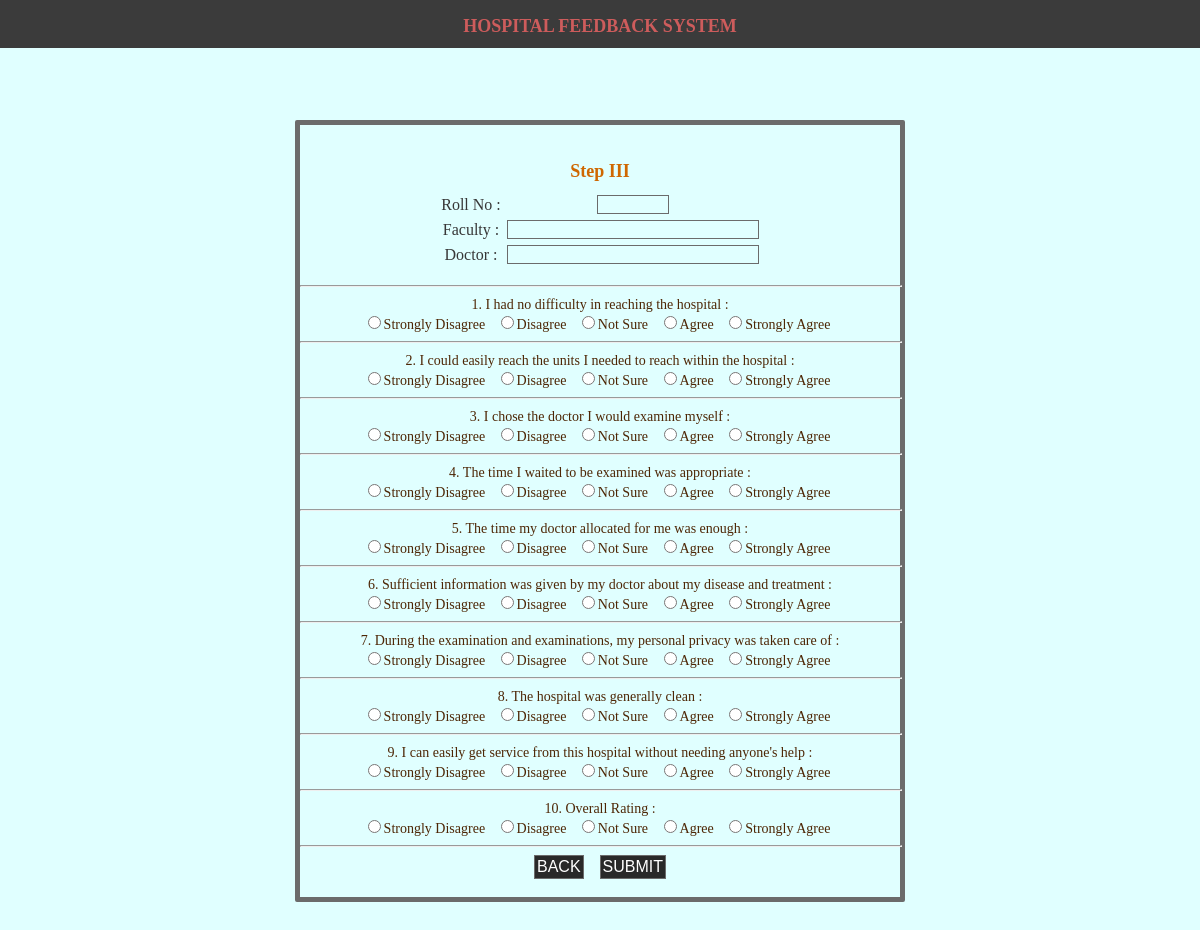
/feedback_step_4.php, run on the app's committed database.
### tables this page shows
CREATE TABLE `questions` (
  `id` int(11) NOT NULL,
  `q1` varchar(255) NOT NULL,
  `q2` varchar(255) NOT NULL,
  `q3` varchar(255) NOT NULL,
  `q4` varchar(255) NOT NULL,
  `q5` varchar(255) NOT NULL,
  `q6` varchar(255) NOT NULL,
  `q7` varchar(255) NOT NULL,
  `q8` varchar(255) NOT NULL,
  `q9` varchar(255) NOT NULL,
  `q10` varchar(255) NOT NULL
);

### feedback_step_4.php (the view, shortened to what this page needs)
<?php
include ("dbconn.php");
	?>
    <?php
$q = mysqli_fetch_array(mysqli_query($conn, "SELECT * FROM questions WHERE id = '1'"));
$parameters = array("Strongly Disagree","Disagree","Not Sure","Agree","Strongly Agree");
?>
<!doctype html>
<html>
   <head>
      <link href="style.css" rel="stylesheet" type="text/css" />
   </head>
   <body>
      <div id="topHeader">
          <span class="tag">HOSPITAL FEEDBACK SYSTEM</span>
      </div>
      <br>
      <br>
      <br>
      <br>
      <div id="content" align="center">
      <br>
      <br>
      <span class="SubHead">Step III</span>
      <form method="post" action="feedback_step_5.php" >
      <div id="table">
          <div class="tr">
      		<div class="td">
              	<label>Roll No : </label>
              </div>
              <div class="td">
      			<input type="text" disabled size="5" value="<?php echo $_SESSION['roll'];?>" />
              </div>
          </div>
           <div class="tr">
           <div class="td">
              	<label>Faculty : </label>
              </div>
           <div class="td">
      			<input type="text" disabled size="25" value="<?php echo $_SESSION['name'];?>" />
              </div>
            </div>
            <div class="tr">
           <div class="td">
              	<label>Doctor : </label>
              </div>
           <div class="td">
      			<input type="text" disabled size="25" value="<?php echo $_SESSION['subject'];?>"/>
              </div>
            </div>
      </div>
      <hr style="width:100%;">
      	<?php
      		for($i=1;$i<=10;$i++)
      		{
      			?>
                  <div class="tddd">
      				<span class="text"><?php echo $i;?>. <?php echo  $q['q'.$i];?> : <br>
                      <?php
      						for($j=1;$j<=5;$j++)
      						{
      							?>
                              <input type="radio" required value="<?php echo $j;?>" name="q<?php echo $i;?>" /><?php echo $parameters[$j-1];?>&nbsp;&nbsp;
                              <?php } ?> </span>
                              				</div>
                                              	<hr style="width:100%;"> <?php } ?>
              	<input type="button" onClick="window.location='feedback_step_3.php'" value="BACK">&nbsp;&nbsp;&nbsp;&nbsp;<input type="submit" value="SUBMIT" onClick="return confirm('Are you sure?')" />
                  <br>
      <br>
              </div>
          <br>
      <br>
   </body>
</html>

### style.css (style rules this page uses)
body { margin:0px; background: lightcyan; background-image: ; }
#topHeader { width:100%; height:auto; background-color:rgba(59,59,59,1.00); font-family:"Arial"; font-size:24px; color:rgba(215,215,215,1.00); text-align:center; vertical-align:middle; padding:10px 0px; }
.tag { font-family:"Lucida Sans"; color:indianred; font-size:18px; font-weight:bold; }
.SubHead { font-family:"Lucida Sans"; color:rgba(207,103,0,1.00); font-size:18px; font-weight:bold; }
#content { width:600px; height:auto; background-color:transparent; border:5px solid rgba(107,107,107,1.00); border-radius:2px; margin-left:auto; margin-right:auto; }
div#table { display:table; padding:10px 10px; }
div.tr { display:table-row; }
div.td { display:table-cell; width:inherit; padding:3px 3px; }
div.tddd { text-align:center; padding:0px 7px; caption-side: top; }
label { font-family:"Lucida Sans"; color:rgba(55,55,55,1.00); font-size:16px; }
input[type='text'], input[type='password'] { font-family:"Arial"; font-size:15px; background-color:transparent; color:rgba(41,41,41,1.00); padding:0px 3px; border:1px solid rgba(107,107,107,1.00); }
input[type='submit'], input[type='button'] { font-family:"Arial"; font-size:16px; background-color:transparent; color:rgba(41,41,41,1.00); padding:2px; border:1px solid rgba(107,107,107,1.00); cursor:pointer; }
input[type='submit'], input[type='button'] { font-family:"Arial"; font-size:16px; background-color:rgba(41,41,41,1.00);; color:rgba(255,255,255,1.00); padding:2px; border:1px solid rgba(107,107,107,1.00); cursor:pointer; }
.text { font-family:"Lucida Sans"; font-size:14px; color:rgba(77,38,5,1.00); }

### data on the page
questions: q1 "I had no difficulty in reaching the hospital", q2 "I could easily reach the units I needed to reach within the hospital", q3 "I chose the doctor I would examine myself", q4 "The time I waited to be examined was appropriate", q5 "The time my doctor allocated for me was enough", q6 "Sufficient information was given by my doctor about my disease and treatment", q7 "During the examination and examinations, my personal privacy was taken care of", q8 "The hospital was generally clean", q9 "I can easily get service from this hospital without needing anyone's help", q10 "Overall Rating"

### other printed values
$parameters[$j-1] "Strongly Disagree"
$parameters[$j-1] "Disagree"
$parameters[$j-1] "Not Sure"
$parameters[$j-1] "Agree"
$parameters[$j-1] "Strongly Agree"
